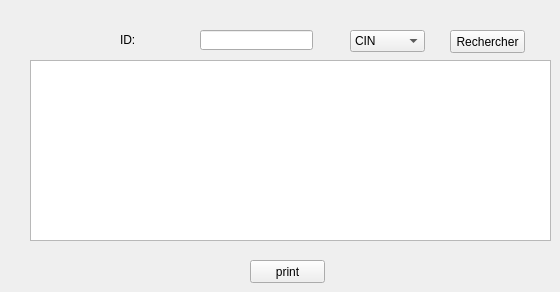
      <widget class="QWidget" name="tab_9">
       <attribute name="title">
        <string>Rechercher</string>
       </attribute>
       <widget class="QTableView" name="RechercheViewrdv">
        <property name="geometry">
         <rect>
          <x>30</x>
          <y>60</y>
          <width>521</width>
          <height>181</height>
         </rect>
        </property>
       </widget>
       <widget class="QLineEdit" name="rechercheidrdvle">
        <property name="geometry">
         <rect>
          <x>200</x>
          <y>30</y>
          <width>113</width>
          <height>20</height>
         </rect>
        </property>
        <property name="text">
         <string/>
        </property>
       </widget>
       <widget class="QComboBox" name="comboBox_2">
        <property name="geometry">
         <rect>
          <x>350</x>
          <y>30</y>
          <width>75</width>
          <height>22</height>
         </rect>
        </property>
        <item>
         <property name="text">
          <string>CIN</string>
         </property>
        </item>
        <item>
         <property name="text">
          <string>Nom</string>
         </property>
        </item>
        <item>
         <property name="text">
          <string>Prénom</string>
         </property>
        </item>
        <item>
         <property name="text">
          <string>DateRDV</string>
         </property>
        </item>
       </widget>
       <widget class="QPushButton" name="rechercherdvPB">
        <property name="geometry">
         <rect>
          <x>450</x>
          <y>30</y>
          <width>75</width>
          <height>23</height>
         </rect>
        </property>
        <property name="text">
         <string>Rechercher</string>
        </property>
       </widget>
       <widget class="QLabel" name="label_56">
        <property name="geometry">
         <rect>
          <x>120</x>
          <y>30</y>
          <width>46</width>
          <height>20</height>
         </rect>
        </property>
        <property name="text">
         <string>ID:</string>
        </property>
       </widget>
       <widget class="QPushButton" name="print">
        <property name="geometry">
         <rect>
          <x>250</x>
          <y>260</y>
          <width>75</width>
          <height>23</height>
         </rect>
        </property>
        <property name="text">
         <string>print</string>
        </property>
       </widget>
      </widget>
